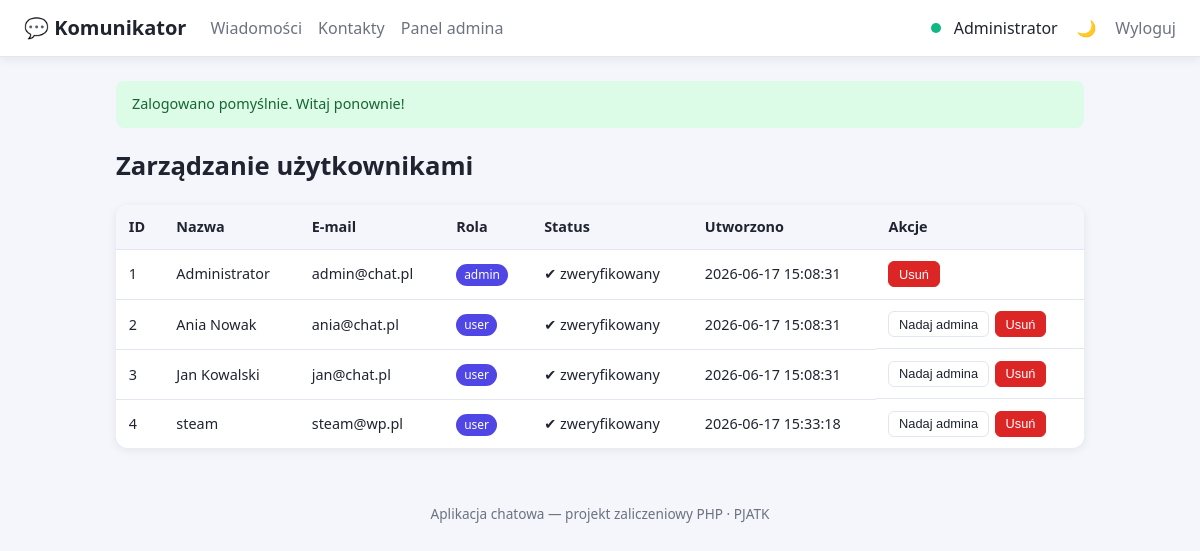
The app's page /index.php?page=admin_users (signed in) with its own data.
### tables this page shows
CREATE TABLE users (
    id                 INTEGER PRIMARY KEY AUTOINCREMENT,
    email              TEXT    NOT NULL UNIQUE,
    password_hash      TEXT    NOT NULL,
    display_name       TEXT    NOT NULL,
    role               TEXT    NOT NULL DEFAULT 'user',      -- 'admin' lub 'user'
    is_verified        INTEGER NOT NULL DEFAULT 0,           -- 0 = niezweryfikowany, 1 = e-mail potwierdzony
    verification_token TEXT,                                 -- token z linka aktywacyjnego
    auth_provider      TEXT    NOT NULL DEFAULT 'local',     -- 'local' / 'google' / 'facebook'
    theme              TEXT    NOT NULL DEFAULT 'light',     -- preferencja: 'light' / 'dark'
    is_online          INTEGER NOT NULL DEFAULT 0,           -- status online
    created_at         TEXT    NOT NULL DEFAULT (datetime('now'))
);

### config.php (called while the page is built, shortened)
<?php
spl_autoload_register(function (string $class): void {
    $folders = ['src', 'src/Models', 'src/Controllers'];
    foreach ($folders as $folder) {
        $file = BASE_PATH . "/$folder/$class.php";
        if (is_file($file)) {
            return;
        }
    }
});
function e(?string $value): string
{
    return htmlspecialchars((string) $value, ENT_QUOTES, 'UTF-8');
}
function take_flash(): ?array
{
    $flash = $_SESSION['flash'] ?? null;
    return $flash;
}
function view(string $template, array $data = []): void
{
    extract($data);
    require BASE_PATH . "/views/$template.php";
    $content = ob_get_clean();
    require BASE_PATH . "/views/layout.php";
}

### src/Controllers/AdminController.php (called while the page is built, shortened)
<?php
class AdminController
{
    public function users(): void
    {
        view('admin/users', ['users' => User::all(), 'myId' => (int) Auth::user()['id']]);
    }
}

### index.php (called while the page is built, shortened)
<?php
require __DIR__ . '/config.php';
$routes = [
    'login'        => [AuthController::class,    'login',     'guest'],
    'do_login'     => [AuthController::class,    'doLogin',   'guest'],
    'register'     => [AuthController::class,    'register',  'guest'],
    'do_register'  => [AuthController::class,    'doRegister','guest'],
    'verify'       => [AuthController::class,    'verify',    'guest'],
    'logout'       => [AuthController::class,    'logout',    'auth'],
    'messages'        => [MessageController::class, 'index',  'auth'],
    'message_create'  => [MessageController::class, 'create', 'auth'],
    'message_edit'    => [MessageController::class, 'edit',   'auth'],
    'message_save'    => [MessageController::class, 'save',   'auth'],
    'message_delete'  => [MessageController::class, 'delete', 'auth'],
    'export'          => [MessageController::class, 'export', 'auth'],
    'conversation_create' => [ConversationController::class, 'create', 'auth'],
    'conversation_save'   => [ConversationController::class, 'save',   'auth'],
    'contacts'        => [ContactController::class, 'index',  'auth'],
    'contact_add'     => [ContactController::class, 'add',    'auth'],
    'contact_delete'  => [ContactController::class, 'delete', 'auth'],
    'toggle_theme'    => [SettingsController::class, 'toggleTheme', 'auth'],
    'admin'           => [AdminController::class, 'dashboard',  'admin'],
    'admin_users'     => [AdminController::class, 'users',      'admin'],
    'admin_set_role'  => [AdminController::class, 'setRole',    'admin'],
    'admin_delete'    => [AdminController::class, 'deleteUser', 'admin'],
];
$page = $_GET['page'] ?? (Auth::check() ? 'messages' : 'login');
[$controllerClass, $method, $access] = $routes[$page];
if ($access === 'auth') {
    Auth::requireLogin();
} elseif ($access === 'admin') {
    Auth::requireAdmin();
}
try {
    $controller = new $controllerClass();
    $controller->$method();
} catch (Throwable $ex) {
    show_error(500, 'Wystąpił wewnętrzny błąd serwera.');
}

### src/Database.php (called while the page is built)
<?php
class Database
{
    private static ?PDO $instance = null;
    public static function pdo(): PDO
    {
        if (self::$instance === null) {
            self::$instance = self::connect();
        }
        return self::$instance;
    }
    private static function connect(): PDO
    {
        $pdo = new PDO('sqlite:' . DB_PATH);
        $pdo->setAttribute(PDO::ATTR_ERRMODE, PDO::ERRMODE_EXCEPTION);
        $pdo->setAttribute(PDO::ATTR_DEFAULT_FETCH_MODE, PDO::FETCH_ASSOC);
        $pdo->exec('PRAGMA foreign_keys = ON');
        return $pdo;
    }
    public static function run(string $sql, array $params = []): PDOStatement
    {
        $stmt = self::pdo()->prepare($sql);
        $stmt->execute($params);
        return $stmt;
    }
}

### src/Models/User.php (called while the page is built, shortened)
<?php
class User
{
    public static function find(int $id): ?array
    {
        $stmt = Database::run('SELECT * FROM users WHERE id = :id', [':id' => $id]);
        return $stmt->fetch() ?: null;
    }
    public static function all(): array
    {
        return Database::run('SELECT * FROM users ORDER BY display_name')->fetchAll();
    }
}

### src/Auth.php (called while the page is built, shortened)
<?php
class Auth
{
    public static function check(): bool
    {
        return isset($_SESSION['user_id']);
    }
    public static function user(): ?array
    {
        return User::find((int) $_SESSION['user_id']);
    }
    public static function requireLogin(): void
    {
        if (!self::check() || self::user() === null) {
            unset($_SESSION['user_id']);
            flash('Musisz się zalogować, aby korzystać z aplikacji.', 'error');
            redirect('index.php?page=login');
        }
    }
    public static function requireAdmin(): void
    {
        self::requireLogin();
    }
}

### views/admin/users.php (the view, shortened to what this page needs)
<div class="page-head"><h1>Zarządzanie użytkownikami</h1></div>
<table class="table">
    <thead>
        <tr><th>ID</th><th>Nazwa</th><th>E-mail</th><th>Rola</th><th>Status</th><th>Utworzono</th><th>Akcje</th></tr>
    </thead>
    <tbody>
    <?php foreach ($users as $u): ?>
        <tr>
            <td><?= (int) $u['id'] ?></td>
            <td><?= e($u['display_name']) ?></td>
            <td><?= e($u['email']) ?></td>
            <td><span class="badge"><?= e($u['role']) ?></span></td>
            <td><?= $u['is_verified'] ? '✔ zweryfikowany' : '✖ niezweryfikowany' ?></td>
            <td><?= e($u['created_at']) ?></td>
            <td class="actions">
                <?php if ((int) $u['id'] !== $myId): ?>
                    <form method="post" action="index.php?page=admin_set_role" class="inline">
                        <button class="btn-sm" type="submit">
                            <?= $u['role'] === 'admin' ? 'Odbierz admina' : 'Nadaj admina' ?>
                        </button>
                    </form>
                <?php endif; ?>
                <form method="post" action="index.php?page=admin_delete" class="inline"
                      onsubmit="return confirm('Usunąć użytkownika?');">
                    <button class="btn-sm btn-danger" type="submit">Usuń</button>
                </form>
            </td>
        </tr>
    <?php endforeach; ?>
    </tbody>
</table>

### views/layout.php (shortened to what this page needs)
<?php
$currentUser = Auth::user();
$theme = $currentUser['theme'] ?? 'light';
$flash = take_flash();
?>
<!DOCTYPE html>
<html lang="pl" data-theme="<?= e($theme) ?>">
<head>
    <link rel="stylesheet" href="public/css/style.css">
</head>
<body>
<header class="topbar">
    <a class="brand" href="index.php?page=messages">💬 Komunikator</a>
    <?php if ($currentUser): ?>
        <nav class="nav">
            <a href="index.php?page=messages">Wiadomości</a>
            <a href="index.php?page=contacts">Kontakty</a>
            <?php if ($currentUser['role'] === 'admin'): ?>
                <a href="index.php?page=admin">Panel admina</a>
            <?php endif; ?>
        </nav>
        <div class="user-box">
            <span class="online-dot" title="online"></span>
            <span><?= e($currentUser['display_name']) ?></span>
            <form method="post" action="index.php?page=toggle_theme" class="inline">
                <button class="btn-link" title="Zmień motyw">
                    <?= $theme === 'dark' ? '☀️' : '🌙' ?>
                </button>
            </form>
            <a class="btn-link" href="index.php?page=logout">Wyloguj</a>
        </div>
    <?php endif; ?>
</header>
<main class="container">
    <?php if ($flash): ?>
        <div class="flash flash-<?= e($flash['type']) ?>"><?= e($flash['message']) ?></div>
    <?php endif; ?>
    <?= $content ?>
</main>
<footer class="footer">
    Aplikacja chatowa — projekt zaliczeniowy PHP &middot; PJATK
</footer>
</body>
</html>

### public/css/style.css (style rules this page uses)
:root, [data-theme="light"] { --bg: #f4f6fb; --surface: #ffffff; --text: #1f2430; --muted: #6b7280; --border: #e2e6ef; --primary: #4f46e5; --primary-d: #4338ca; --danger: #dc2626; --accent: #10b981; --shadow: 0 2px 10px rgba(20, 30, 60, .08); }
* { box-sizing: border-box; }
body { margin: 0; font-family: "Segoe UI", Roboto, system-ui, sans-serif; background: var(--bg); color: var(--text); line-height: 1.5; }
a { color: var(--primary); text-decoration: none; }
.topbar { display: flex; align-items: center; gap: 1.5rem; background: var(--surface); border-bottom: 1px solid var(--border); padding: .8rem 1.5rem; box-shadow: var(--shadow); }
.brand { font-size: 1.25rem; font-weight: 700; color: var(--text); }
.nav { display: flex; gap: 1rem; }
.nav a { color: var(--muted); font-weight: 500; }
.user-box { margin-left: auto; display: flex; align-items: center; gap: .8rem; }
.online-dot { width: 10px; height: 10px; border-radius: 50%; background: var(--accent); display: inline-block; }
.container { max-width: 1000px; margin: 1.5rem auto; padding: 0 1rem; }
.footer { text-align: center; color: var(--muted); padding: 2rem 0; font-size: .85rem; }
.page-head { display: flex; align-items: center; justify-content: space-between; margin-bottom: 1rem; }
h1 { font-size: 1.6rem; margin: .2rem 0; }
.btn-link { background: none; border: none; cursor: pointer; color: var(--muted); font-size: 1rem; }
.btn-sm { padding: .3rem .6rem; font-size: .8rem; border-radius: 6px; border: 1px solid var(--border); background: var(--surface); color: var(--text); cursor: pointer; }
.btn-danger { color: #fff; background: var(--danger); border-color: var(--danger); }
.inline { display: inline; }
.table { width: 100%; border-collapse: collapse; background: var(--surface); border-radius: 12px; overflow: hidden; box-shadow: var(--shadow); }
.table th, .table td { padding: .7rem .8rem; text-align: left; border-bottom: 1px solid var(--border); font-size: .9rem; }
.table th { background: var(--bg); font-weight: 600; }
.table tr:last-child td { border-bottom: none; }
.actions { display: flex; gap: .4rem; align-items: center; }
.badge { background: var(--primary); color: #fff; padding: .15rem .5rem; border-radius: 20px; font-size: .75rem; }
.flash { padding: .8rem 1rem; border-radius: 8px; margin-bottom: 1rem; font-size: .9rem; }
.flash-success { background: #dcfce7; color: #166534; }

### records on screen
users: display_name "Administrator", id "1", email "admin@chat.pl", role "admin", is_verified "✔ zweryfikowany", created_at "2026-06-17 15:08:31"
users: id "2", display_name "Ania Nowak", email "ania@chat.pl", role "user", is_verified "✔ zweryfikowany", created_at "2026-06-17 15:08:31", shows "Nadaj admina"
users: id "3", display_name "Jan Kowalski", email "jan@chat.pl", role "user", is_verified "✔ zweryfikowany", created_at "2026-06-17 15:08:31", shows "Nadaj admina"
users: id "4", display_name "steam", email "steam@wp.pl", role "user", is_verified "✔ zweryfikowany", created_at "2026-06-17 15:33:18", shows "Nadaj admina"

### other values on screen
$flash['message'] "Zalogowano pomyślnie. Witaj ponownie!"
